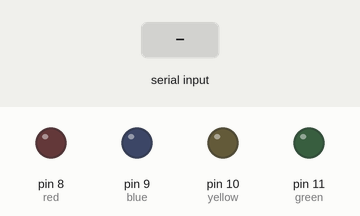
Bench run of a sketch on a simulated Arduino Uno, built with avr-gcc and run on an emulated ATmega328P. On the bench: output pins drawn as LEDs (lit = HIGH). The inputs (shaded band) are chosen by the test bench.

Above: at 1.2 s.
1.3 s: "S\n" received over Serial
At 2.1 s:
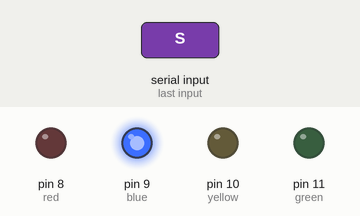
3.2 s: "CD\n" received over Serial
At 3.7 s:
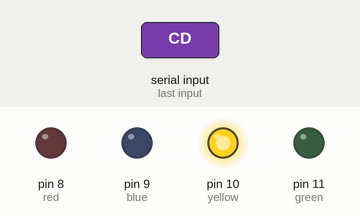
4.7 s: "T\n" received over Serial
At 5.7 s:
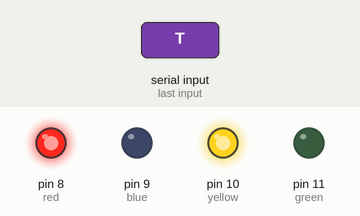
6.6 s: "C\n" received over Serial
At 6.95 s:
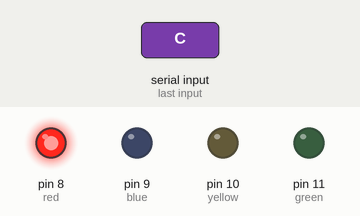
8.5 s: "I\n" received over Serial
At 9.7 s:
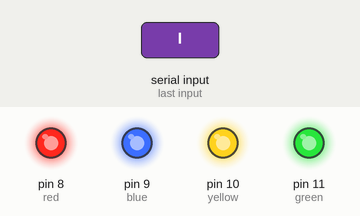
10.0 s: "S\n" received over Serial
At 10.32 s:
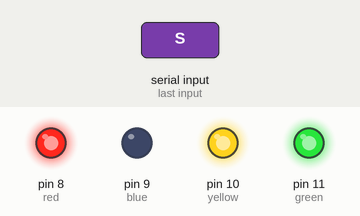
Timing chart, 0 to 12.9 s (numbered marks = the images above; inputs shaded):
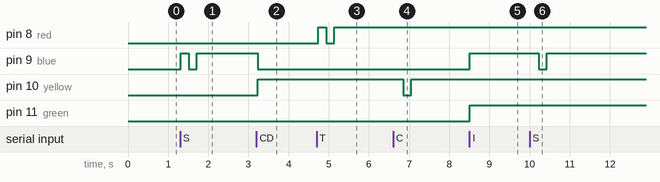

Measured:
- after the input at 1.3 s, pin 9 (blue): LOW → HIGH at once, → LOW 0.20 s later, → HIGH 0.20 s later
- after the input at 3.2 s, pin 9 (blue): HIGH → LOW at once; pin 10 (yellow): LOW → HIGH at once
- after the input at 4.7 s, pin 8 (red): LOW → HIGH at once, → LOW 0.20 s later, → HIGH 0.20 s later
- after the input at 6.6 s, pin 10 (yellow): HIGH → LOW after 0.25 s, → HIGH 0.20 s later
- after the input at 8.5 s, pin 9 (blue), pin 11 (green): LOW → HIGH at once
- after the input at 10.0 s, pin 9 (blue): HIGH → LOW after 0.23 s, → HIGH 0.20 s later

The sketch:

simulationTest.ino
```cpp
//Arduino simulation Limpiaplayas TMR 2023

//global variables for communication
String msg;
String nom = "Arduino";

//hoop goal
int red = 8;

//sea detected
int blue = 9;

//can detected
int yellow = 10;

//looking
int green = 11;

void setup()
{
  //Motor1 front left
  pinMode(red, OUTPUT);
  //Motor2 front right
  pinMode(blue, OUTPUT);
  //Motor3 back left
  pinMode(yellow, OUTPUT);
  //Motor4 back right
  pinMode(green, OUTPUT);

  //serial begin
  Serial.begin(9600);
}

void loop()
{

  readSerialPort();
  msg.replace("\n", "");
  //IDDLE
  //Serial.println(msg.lenght());

  //sea avoid
  if (msg == "S") {
    seaAvoid();
  }
  else if(msg == "CD"){//can Detect
    canDetect();
  }
  else if(msg == "C"){//can Collect
    canCollect();
  }
  else if (msg == "T"){//deposit can -> Throw
    deposit();
  }
  else if (msg == "I"){//looking -> Iddle
    looking();
  }

  delay(50);

}

//COMMUNICATION
void readSerialPort() {
  msg = "";
  if (Serial.available()) {
    delay(10);
    while (Serial.available() > 0) {
      msg += (char)Serial.read();
    }
    Serial.flush();
  }
}

void sendData(String cmd) {
  //write data
  Serial.print(nom);
  Serial.print(" doing: ");
  Serial.print(cmd);
}

void canDetect()
{

  //hoop goal
  digitalWrite(red, LOW);
  //sea
  digitalWrite(blue, LOW);
  //can
  digitalWrite(yellow, HIGH);
  //looking
  digitalWrite(green, LOW);
}

void canCollect()
{
  bool state = HIGH;
  for (int i = 0; i < 3; i++){
    //can
    digitalWrite(yellow, state);
    state = !state;
    delay(200);
  }
}

void seaDetect(){
  //hoop goal
  digitalWrite(red, LOW);
  //sea
  digitalWrite(blue, HIGH);
  //can
  digitalWrite(yellow, LOW);
  //looking
  digitalWrite(green, LOW);
}

void seaAvoid()
{

  bool state = HIGH;
  for (int i = 0; i < 3; i++){
    //can
    digitalWrite(blue, state);
    state = !state;
    delay(200);
  }
}

void looking(){

  //hoop goal
  digitalWrite(red, HIGH);
  //sea
  digitalWrite(blue, HIGH);
  //can
  digitalWrite(yellow, HIGH);
  //looking
  digitalWrite(green, HIGH);

}

void robot_stop()
{

  //hoop goal
  digitalWrite(red, LOW);
  //sea
  digitalWrite(blue, LOW);
  //can
  digitalWrite(yellow, LOW);
  //looking
  digitalWrite(green, LOW);
}

void hoopDetect(){
  //hoop goal
  digitalWrite(red, HIGH);
  //sea
  digitalWrite(blue, LOW);
  //can
  digitalWrite(yellow, LOW);
  //looking
  digitalWrite(green, LOW);
}

void deposit() { // open gate
  bool state = HIGH;
  for (int i = 0; i < 3; i++){
    //can
    digitalWrite(red, state);
    state = !state;
    delay(200);
  }
}
```
